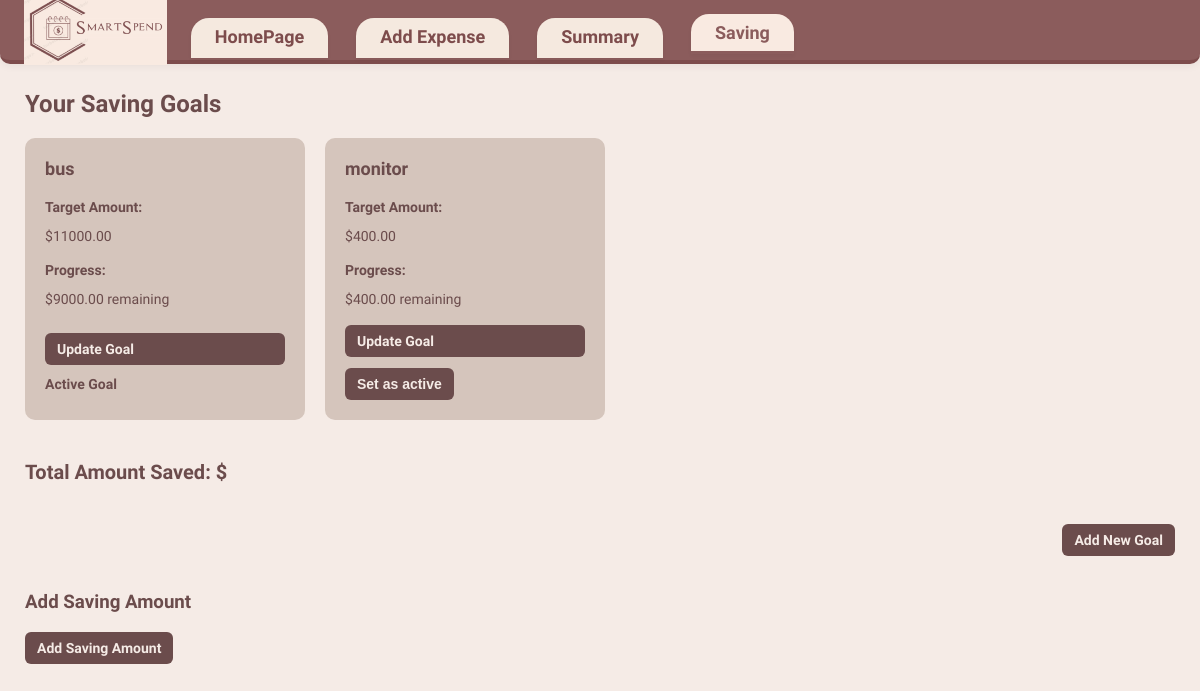
The app's page /saving, older data.
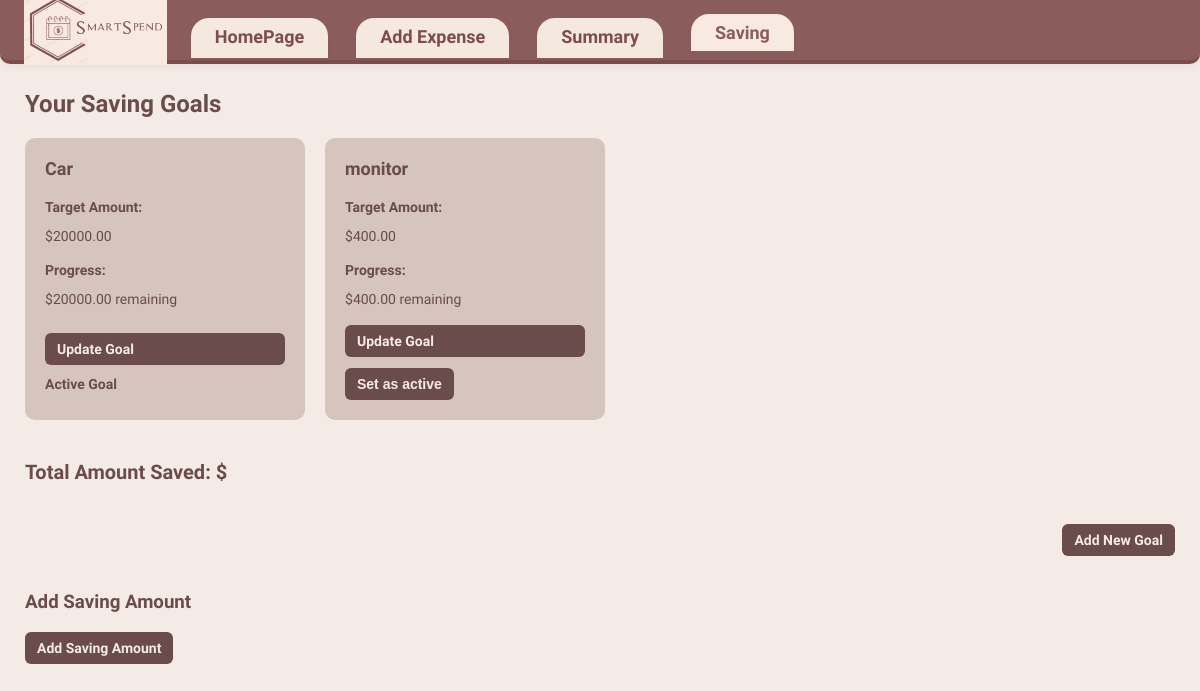
The same page, newer data.
### tables this page shows
CREATE TABLE Goals (
                        id INTEGER PRIMARY KEY AUTOINCREMENT,
                        name TEXT,
                        target_amount REAL,
                        is_active BOOLEAN,
                        created_at TEXT,
                        updated_at TEXT
                    );

### app.py (the view)
@app.route('/saving')
def saving():
    conn = sqlite3.connect(DB_NAME)
    c = conn.cursor()
    c.execute('SELECT * FROM Goals')
    goals_raw = c.fetchall()
    goals = []
    for goal in goals_raw:
        goal_id = goal[0]
        target_amount = goal[2]
        c.execute('SELECT SUM(amount) FROM Expenses WHERE category = "saving" AND description = ?', (goal[1],))
        progress = c.fetchone()[0] or 0.0
        remaining = target_amount - progress
        if remaining < 0:
            remaining = 0.0
        new_goal = (goal[0], goal[1], goal[2], goal[3], remaining, goal[4], goal[5])
        goals.append(new_goal)
    conn.close()
    return render_template('saving.html', goals=goals)

### templates/saving.html (shortened to what this page needs)
<!DOCTYPE html>
<html lang="en">
<head>
  <link rel="stylesheet" href="{{ url_for('static', filename='saving.css') }}">
</head>
<body>
  <div class="main-content">
    <header class="navbar">
      <img src="{{ url_for('static', filename='logo.png') }}" alt="SmartSpend Logo" class="nav-logo">
      <nav>
        <a href="/home">HomePage</a>
        <a href="/add">Add Expense</a>
        <a href="/summary">Summary</a>
        <a href="/saving" class="active">Saving</a>
      </nav>
    </header>
    <main>
      <h2>Your Saving Goals</h2>
      <div class="goals-container">
        {% for goal in goals %}
          <div class="goal-card">
            <h3>{{ goal[1] }}</h3>
            <label>Target Amount:</label>
            <p>${{ "%.2f"|format(goal[2]) }}</p>
            <label>Progress:</label>
            <p>${{ "%.2f"|format(goal[4]) }} remaining</p>
            <div class="buttons">
              <label for="toggle-update-{{ goal[0] }}" class="toggle-label">Update Goal</label>
              {% if not goal[3] %}
                <form action="/set-active/{{ goal[0] }}" method="POST">
                  <button type="submit">Set as active</button>
                </form>
              {% else %}
                <p><strong>Active Goal</strong></p>
              {% endif %}
            </div>
          </div>
        {% endfor %}
      </div>
      <div class="total-saved">
        Total Amount Saved: <strong>${{ total_saved }}</strong>
      </div>
      <div class="add-goal-container">
        <label for="toggle-add-goal" class="toggle-label">Add New Goal</label>
      </div>
      <div class="add-saving-expense-container" style="margin-top: 30px;">
        <h3>Add Saving Amount</h3>
        <label for="toggle-add-saving" class="toggle-label">Add Saving Amount</label>
      </div>
    </main>
  </div>
</body>
</html>

Row changes from the older to the newer data that the page shows:
changed Goals: name "bus" → "Car"; target_amount "11000.00" → "20000.00"; target_amount "9000.00" → "20000.00"
